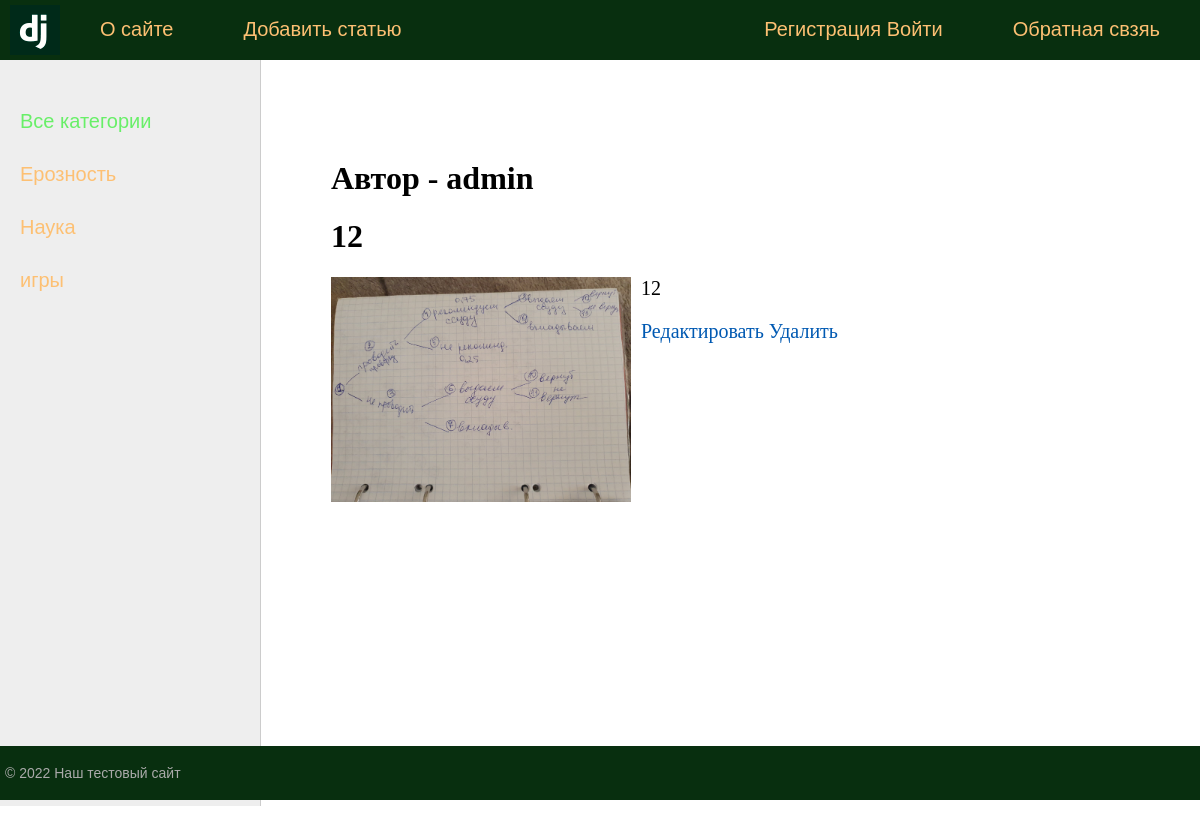
The page /post/12 on the database its author committed.
### blog/models.py (models this page shows, shortened)
class Category(models.Model):
    name = models.CharField(max_length=100, db_index=True, verbose_name='Название')
    slug = models.SlugField(max_length=255, unique=True, db_index=True, verbose_name="URL")
    def get_absolute_url(self):
        return reverse('category', kwargs={'cat_slug': self.slug})
    class Meta:
        verbose_name = 'Категорию'
        verbose_name_plural = 'Категории'
        ordering = ['id']

class Post(models.Model):
    title = models.CharField(max_length=255, verbose_name='Заголовок')
    slug = models.SlugField(max_length=255, unique=True, db_index=True, verbose_name="URL")
    content = models.TextField(blank=True, verbose_name='Содержание')
    photo = models.ImageField(upload_to='photos/%Y/%m/%d/', null=True, verbose_name='Фото')
    time_create = models.DateTimeField(auto_now_add=True, verbose_name='Время создания')
    time_update = models.DateTimeField(auto_now=True, verbose_name='Время обновления')
    is_published = models.BooleanField(default=True, verbose_name='Опубликованно')
    cat = models.ForeignKey('Category', on_delete=models.PROTECT, verbose_name='Категория')
    author = models.ForeignKey(User, on_delete=models.CASCADE, verbose_name='Автор')
    def __str__(self):
        return self.title
    class Meta:
        verbose_name = 'Пост'
        verbose_name_plural = 'Посты'
        ordering = ['time_create', 'title']

### blog/views.py (the view)
# urls.py: path('post/<slug:post_slug>', ShowPost.as_view(), name='post'),
class ShowPost(DataMixin, DetailView):
    model = Post
    template_name = 'blog/post.html'
    slug_url_kwarg = 'post_slug'
    context_object_name = 'posts'
    def get_context_data(self, *, object_list = None, **kwargs):
        context = super().get_context_data(**kwargs)
        c_def = self.get_user_context(title=context['posts'])
        return dict(list(context.items()) + list(c_def.items()))

### blog/templatetags/blog_tags.py (called while the page is built)
@register.inclusion_tag('blog/list_categories.html')
def get_categories(sort=None, cat_selected=0):
    if not sort:
        cats = Category.objects.all()
    else:
        cats = Category.objects.order_by(sort)
    return {"cats": cats, "cat_selected": cat_selected}

### blog/utils.py (called while the page is built)
    def get_user_context(self, **kwargs):
        context = kwargs
        cats = Category.objects.all()
        context['menu'] = menu
        context['cats'] = cats
        if 'cat_selected' not in context:
            context['cat_selected'] = 0
        return context

### blog/templates/blog/post.html
{% extends 'blog/base.html' %}
{% block content %}
<h1> Автор - {{posts.author}}</h1>
<h1>{{posts.title}}</h1>
{% if posts.photo %}
<p><img class="img-article-left" src="{{posts.photo.url}}"></p>
{% endif %}
{{posts.content|linebreaks}}
<a href="{% url 'post_update' posts.slug %}"> Редактировать</a>
<a href="{% url 'post_delete' posts.slug %}"> Удалить</a>
{% endblock %}

### blog/templates/blog/list_categories.html
{% for c in cats %}
    {% if c.pk == cat_selected %}
        <li class="selcted">{{c.name}}</li>
    {% else %}
        <li><a href="{{c.get_absolute_url}}">{{c.name}}</a></li>
    {% endif %}
{% endfor %}

### blog/static/blog/css/styles.css (style rules this page uses)
html, body { font-family: 'Arial'; margin: 0; padding: 0; height: 100%; width: 100%; color: #444; }
a { color: #0059b2; text-decoration: none; }
img { max-width: 600px; height: auto; }
img.img-article-left { max-width: 300px; height: auto; float: left; padding: 0 10px 10px 0; }
.left-chapters ul li { margin: 30px 0 0 0; color: #999; }
.left-chapters ul li a { color: #fdc073; text-decoration: none; }
.content-text h1 { font-size: 32px; }

### rows shown on the page
Category: name "Ерозность"
Category: name "Наука"
Category: name "игры"
Post: author "admin", title "12", photo (picture), content "12"

### other values the page prints
{{ m.title }} "О сайте" "Добавить статью"
{{ m.title }} "Обратная свзяь"
